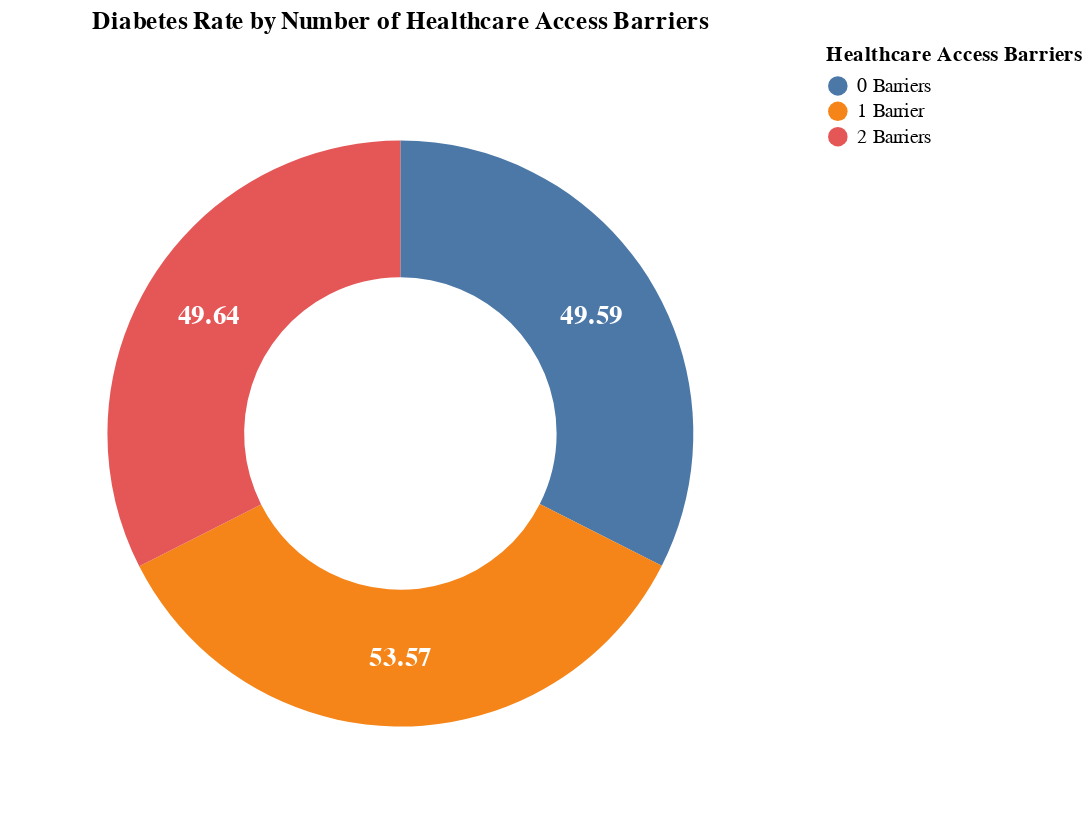

The code cell stored with this chart in its notebook:
### Markdown cell above
## FINAL: Graph 5 - Diabetes vs No. of Access Barriers

### Code cell
import pandas as pd
import altair as alt

barrier_df['Access Barriers'] = pd.Categorical(
    barrier_df['Access Barriers'],
    categories=['0 Barriers', '1 Barrier', '2 Barriers'],
    ordered=True
)

order_map = {'0 Barriers': 0, '1 Barrier': 1, '2 Barriers': 2}
barrier_df['barrier_order'] = barrier_df['Access Barriers'].map(order_map)

donut = alt.Chart(barrier_df).mark_arc(innerRadius=80, outerRadius=150).encode(
    theta=alt.Theta('Diabetes Rate (%):Q', stack=True),
    color=alt.Color('Access Barriers:N',
                    legend=alt.Legend(title='Healthcare Access Barriers'),
                    sort=['0 Barriers', '1 Barrier', '2 Barriers']),
    order=alt.Order('barrier_order:Q', sort='ascending'),
    tooltip=[
        alt.Tooltip('Access Barriers:N', title='Barriers'),
        alt.Tooltip('Diabetes Rate (%):Q', title='Diabetes Rate (%)', format='.2f')
    ]
).properties(
    width=400,
    height=400,
    title='Diabetes Rate by Number of Healthcare Access Barriers'
)

text = alt.Chart(barrier_df).mark_text(radius=115, fontSize=14, fontWeight='bold').encode(
    theta=alt.Theta('Diabetes Rate (%):Q', stack='center'),
    text=alt.Text('Diabetes Rate (%):Q', format='.2f'),
    order=alt.Order('barrier_order:Q', sort='ascending'),
    color=alt.value('white')
)

final_donut = (donut + text).configure_view(strokeWidth=0)
final_donut

### Figure 1 — Vega-Lite specification as saved in the notebook (floating-point values rounded to 4 significant figures)
{"config": {"view": {"continuousWidth": 300, "continuousHeight": 300, "strokeWidth": 0}}, "layer": [{"mark": {"type": "arc", "innerRadius": 80, "outerRadius": 150}, "encoding": {"color": {"field": "Access Barriers", "legend": {"title": "Healthcare Access Barriers"}, "sort": ["0 Barriers", "1 Barrier", "2 Barriers"], "type": "nominal"}, "order": {"field": "barrier_order", "sort": "ascending", "type": "quantitative"}, "theta": {"field": "Diabetes Rate (%)", "stack": true, "type": "quantitative"}, "tooltip": [{"field": "Access Barriers", "title": "Barriers", "type": "nominal"}, {"field": "Diabetes Rate (%)", "format": ".2f", "title": "Diabetes Rate (%)", "type": "quantitative"}]}, "title": "Diabetes Rate by Number of Healthcare Access Barriers"}, {"mark": {"type": "text", "fontSize": 14, "fontWeight": "bold", "radius": 115}, "encoding": {"color": {"value": "white"}, "order": {"field": "barrier_order", "sort": "ascending", "type": "quantitative"}, "text": {"field": "Diabetes Rate (%)", "format": ".2f", "type": "quantitative"}, "theta": {"field": "Diabetes Rate (%)", "stack": "center", "type": "quantitative"}}}], "data": {"name": "data-8f13ebffce2bd8a985c4272a0560a84f"}, "height": 400, "width": 400, "$schema": "https://vega.github.io/schema/vega-lite/v5.20.1.json", "datasets": {"data-8f13ebffce2bd8a985c4272a0560a84f": [{"Access Barriers": "0 Barriers", "Diabetes Rate (%)": 49.59, "barrier_order": 0}, {"Access Barriers": "1 Barrier", "Diabetes Rate (%)": 53.57, "barrier_order": 1}, {"Access Barriers": "2 Barriers", "Diabetes Rate (%)": 49.64, "barrier_order": 2}]}}
